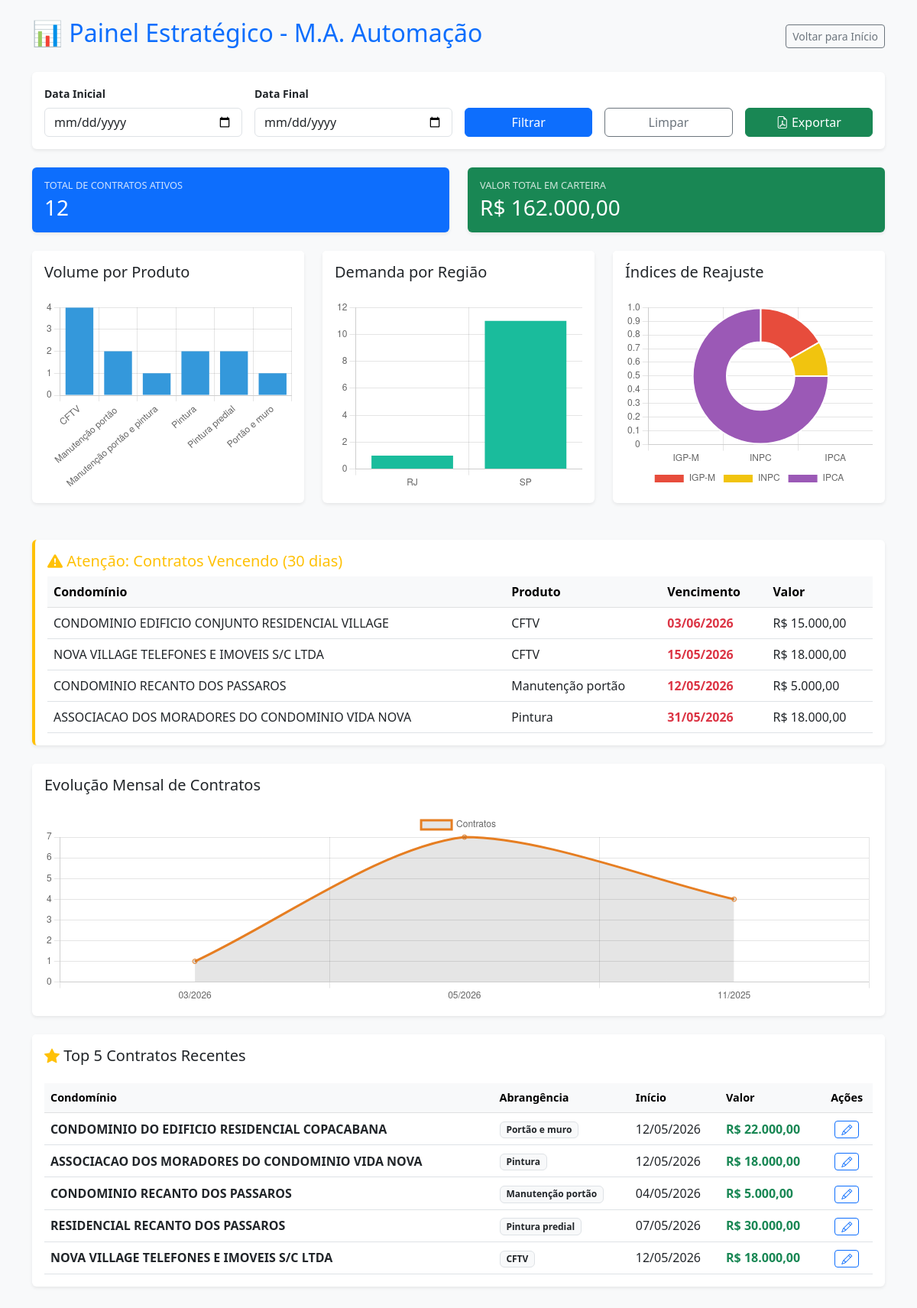
The page /dashboard (signed in) on the database its author committed.
### app.py (models this page shows, shortened)
class ContratCond(db.Model):
    id = db.Column(db.Integer, primary_key=True)
    nome = db.Column(db.String(100), nullable=False)
    cnpj = db.Column(db.String(20), unique=True, nullable=False)
    endereco = db.Column(db.String(200), nullable=False)
    cep = db.Column(db.String(10), nullable=False)
    estado = db.Column(db.String(50), nullable=False)
    telefone = db.Column(db.String(20), nullable=False)
    email = db.Column(db.String(120), nullable=False)
    valor_contrato = db.Column(db.Numeric(10, 2), nullable=False)
    inicio_contrato = db.Column(db.Date, nullable=False)
    termino_contrato = db.Column(db.Date, nullable=True)
    abrangencia_contrato = db.Column(db.String(100), nullable=False)
    tipo_indice = db.Column(db.String(50), nullable=True)
    clausulas_adicionais = db.Column(db.Text, nullable=True)
    data_criacao = db.Column(db.DateTime, nullable=False, default=datetime.utcnow)

### app.py (the view)
@app.route('/dashboard')
@login_required
def dashboard():
    data_inicio = request.args.get('data_inicio')
    data_fim = request.args.get('data_fim')
    query = ContratCond.query
    if data_inicio:
        query = query.filter(ContratCond.data_criacao >= data_inicio)
    if data_fim:
        query = query.filter(ContratCond.data_criacao <= data_fim)
    contratos_filtrados = query.all()
    total_financeiro = sum(c.valor_contrato for c in contratos_filtrados if c.valor_contrato)
    stats_reajuste = query.with_entities(
        ContratCond.tipo_indice, func.count(ContratCond.id)
    ).group_by(ContratCond.tipo_indice).all()
    labels_reajuste = [item[0] if item[0] else "Não Informado" for item in stats_reajuste]
    valores_reajuste = [item[1] for item in stats_reajuste]
    hoje = datetime.now()
    prazo_30 = hoje + timedelta(days=30)
    alertas_vencimento = ContratCond.query.filter(
        ContratCond.termino_contrato >= hoje,
        ContratCond.termino_contrato <= prazo_30
    ).all()
    stats_produtos = query.with_entities(
        ContratCond.abrangencia_contrato,
        func.count(ContratCond.id)
    ).group_by(ContratCond.abrangencia_contrato).all()
    labels_prod = [item[0] if item[0] else "Outros" for item in stats_produtos]
    valores_prod = [item[1] for item in stats_produtos]
    stats_regioes = query.with_entities(
        ContratCond.estado,
        func.count(ContratCond.id)
    ).group_by(ContratCond.estado).all()
    labels_regiao = [item[0] if item[0] else "N/A" for item in stats_regioes]
    valores_regiao = [item[1] for item in stats_regioes]
    stats_mensal = query.with_entities(
        func.strftime('%m/%Y', ContratCond.data_criacao),
        func.count(ContratCond.id)
    ).group_by(func.strftime('%m/%Y', ContratCond.data_criacao)).all()
    labels_mensal = [item[0] for item in stats_mensal]
    valores_mensal = [item[1] for item in stats_mensal]
    top_5_recentes = ContratCond.query.order_by(ContratCond.data_criacao.desc()).limit(5).all()
    return render_template('dashboard.html',
                           labels_prod=labels_prod, valores_prod=valores_prod,
                           labels_regiao=labels_regiao, valores_regiao=valores_regiao,
                           labels_mensal=labels_mensal, valores_mensal=valores_mensal,
                           total_financeiro=total_financeiro,
                           labels_reajuste=labels_reajuste, valores_reajuste=valores_reajuste,
                           alertas_vencimento=alertas_vencimento,
                           top_5_recentes=top_5_recentes) # <--- ESSA LINHA É FUNDAMENTAL

### app.py (called while the page is built)
@login_manager.user_loader
def load_user(user_id):
    try:
        return User.query.get(int(user_id))
    except ValueError:
        return None

### templates/dashboard.html (shortened to what this page needs)
<!DOCTYPE html>
<html lang="pt-br">
<head>
    <link href="https://cdn.jsdelivr.net/npm/bootstrap@5.3.0/dist/css/bootstrap.min.css" rel="stylesheet">
    <link rel="stylesheet" href="https://cdn.jsdelivr.net/npm/bootstrap-icons@1.10.0/font/bootstrap-icons.css">
</head>
<body class="bg-light">
<div class="container mt-4">
    <div class="d-flex justify-content-between align-items-center mb-4">
        <h2 class="text-primary">📊 Painel Estratégico - M.A. Automação</h2>
        <a href="{{ url_for('index') }}" class="btn btn-outline-secondary btn-sm">Voltar para Início</a>
    </div>
    <div class="card shadow-sm border-0 mb-4">
        <div class="card-body">
            <form method="GET" action="{{ url_for('dashboard') }}" class="row g-3 align-items-end">
                <div class="col-md-3">
                    <label class="form-label small fw-bold">Data Inicial</label>
                    <input type="date" name="data_inicio" class="form-control" value="{{ request.args.get('data_inicio', '') }}">
                </div>
                <div class="col-md-3">
                    <label class="form-label small fw-bold">Data Final</label>
                    <input type="date" name="data_fim" class="form-control" value="{{ request.args.get('data_fim', '') }}">
                </div>
                <div class="col-md-2">
                    <button type="submit" class="btn btn-primary w-100">Filtrar</button>
                </div>
                <div class="col-md-2">
                    <a href="{{ url_for('dashboard') }}" class="btn btn-outline-secondary w-100">Limpar</a>
                </div>
                <div class="col-md-2">
                    <button type="button" onclick="window.print()" class="btn btn-success w-100">
                        <i class="bi bi-file-earmark-pdf"></i> Exportar
                    </button>
                </div>
            </form>
        </div>
    </div>
    <div class="row mb-4">
        <div class="col-md-6">
            <div class="card shadow-sm border-0 bg-primary text-white h-100">
                <div class="card-body">
                    <h6 class="text-uppercase mb-1" style="font-size: 0.8rem; opacity: 0.8;">Total de Contratos Ativos</h6>
                    <h3 class="mb-0">{{ valores_prod|sum }}</h3>
                </div>
            </div>
        </div>
        <div class="col-md-6">
            <div class="card shadow-sm border-0 bg-success text-white h-100">
                <div class="card-body">
                    <h6 class="text-uppercase mb-1" style="font-size: 0.8rem; opacity: 0.8;">Valor Total em Carteira</h6>
                    <h3 class="mb-0">R$ {{ "{:,.2f}".format(total_financeiro).replace(',','v').replace('.',',').replace('v','.') }}</h3>
                </div>
            </div>
        </div>
    </div>
    <div class="row mb-4">
        <div class="col-md-4 mb-4">
            <div class="card shadow-sm border-0 h-100">
                <div class="card-header bg-white border-0 pt-3"><h5 class="card-title mb-0">Volume por Produto</h5></div>
                <div class="card-body"><div style="height:250px;"><canvas id="chartProdutos"></canvas></div></div>
            </div>
        </div>
        <div class="col-md-4 mb-4">
            <div class="card shadow-sm border-0 h-100">
                <div class="card-header bg-white border-0 pt-3"><h5 class="card-title mb-0">Demanda por Região</h5></div>
                <div class="card-body"><div style="height:250px;"><canvas id="chartRegioes"></canvas></div></div>
            </div>
        </div>
        <div class="col-md-4 mb-4">
            <div class="card shadow-sm border-0 h-100">
                <div class="card-header bg-white border-0 pt-3"><h5 class="card-title mb-0">Índices de Reajuste</h5></div>
                <div class="card-body"><div style="height:250px;"><canvas id="chartReajuste"></canvas></div></div>
            </div>
        </div>
    </div>
    {% if alertas_vencimento %}
    <div class="row mb-4">
        <div class="col-md-12">
            <div class="card border-0 shadow-sm border-start border-warning border-4">
                <div class="card-body">
                    <h5 class="text-warning"><i class="bi bi-exclamation-triangle-fill"></i> Atenção: Contratos Vencendo (30 dias)</h5>
                    <div class="table-responsive">
                        <table class="table table-hover align-middle mb-0">
                            <thead class="table-light">
                                <tr>
                                    <th>Condomínio</th>
                                    <th>Produto</th>
                                    <th>Vencimento</th>
                                    <th>Valor</th>
                                </tr>
                            </thead>
                            <tbody>
                                {% for contrato in alertas_vencimento %}
                                <tr>
                                    <td>{{ contrato.nome }}</td>
                                    <td>{{ contrato.abrangencia_contrato }}</td>
                                    <td class="text-danger fw-bold">{{ contrato.termino_contrato.strftime('%d/%m/%Y') }}</td>
                                    <td>R$ {{ "{:,.2f}".format(contrato.valor_contrato).replace(',','v').replace('.',',').replace('v','.') }}</td>
                                </tr>
                                {% endfor %}
                            </tbody>
                        </table>
                    </div>
                </div>
            </div>
        </div>
    </div>
    {% endif %}
    <div class="row mb-4">
        <div class="col-md-12">
            <div class="card shadow-sm border-0">
                <div class="card-header bg-white border-0 pt-3"><h5 class="card-title mb-0">Evolução Mensal de Contratos</h5></div>
                <div class="card-body"><div style="height:250px;"><canvas id="chartMensal"></canvas></div></div>
            </div>
        </div>
    </div>
    <div class="row mb-5">
        <div class="col-md-12">
            <div class="card shadow-sm border-0">
                <div class="card-header bg-white border-0 pt-3">
                    <h5 class="card-title mb-0"><i class="bi bi-star-fill text-warning"></i> Top 5 Contratos Recentes</h5>
                </div>
                <div class="card-body">
                    <div class="table-responsive">
                        <table class="table table-hover align-middle mb-0">
                            <thead class="table-light">
                                <tr style="font-size: 0.9rem;">
                                    <th>Condomínio</th>
                                    <th>Abrangência</th>
                                    <th>Início</th>
                                    <th>Valor</th>
                                    <th class="text-center">Ações</th>
                                </tr>
                            </thead>
                            <tbody>
                                {% for contrato in top_5_recentes %}
                                <tr>
                                    <td class="fw-bold">{{ contrato.nome }}</td>
                                    <td><span class="badge bg-light text-dark border">{{ contrato.abrangencia_contrato }}</span></td>
                                    <td>{{ contrato.inicio_contrato.strftime('%d/%m/%Y') }}</td>
                                    <td class="text-success fw-bold">R$ {{ "{:,.2f}".format(contrato.valor_contrato).replace(',','v').replace('.',',').replace('v','.') }}</td>
                                    <td class="text-center">
                                        <a href="{{ url_for('editar_contrato', contrato_id=contrato.id) }}" class="btn btn-sm btn-outline-primary py-0">
                                            <i class="bi bi-pencil"></i>
                                        </a>
                                    </td>
                                </tr>
                                {% endfor %}
                            </tbody>
                        </table>
                    </div>
                </div>
            </div>
        </div>
    </div>
</div> <script>
    const chartOptions = { responsive: true, maintainAspectRatio: false, plugins: { legend: { display: false } } };
    // Bar Charts
    new Chart(document.getElementById('chartProdutos'), { type: 'bar', data: { labels: {{ labels_prod|tojson }}, datasets: [{ data: {{ valores_prod|tojson }}, backgroundColor: '#3498db' }] }, options: chartOptions });
    new Chart(document.getElementById('chartRegioes'), { type: 'bar', data: { labels: {{ labels_regiao|tojson }}, datasets: [{ data: {{ valores_regiao|tojson }}, backgroundColor: '#1abc9c' }] }, options: chartOptions });
    // Gráfico de Rosca
    new Chart(document.getElementById('chartReajuste'), {
        type: 'doughnut',
        data: {
            labels: {{ labels_reajuste|tojson }},
            datasets: [{ data: {{ valores_reajuste|tojson }}, backgroundColor: ['#e74c3c', '#f1c40f', '#9b59b6', '#34495e'] }]
        },
        options: { ...chartOptions, plugins: { legend: { display: true, position: 'bottom' } } }
    });
    // Line Chart
    new Chart(document.getElementById('chartMensal'), {
        type: 'line',
        data: { labels: {{ labels_mensal|tojson }}, datasets: [{ label: 'Contratos', data: {{ valores_mensal|tojson }}, borderColor: '#e67e22', fill: true, tension: 0.3 }] },
        options: { ...chartOptions, plugins: { legend: { display: true } } }
    });
</script>
</body>
</html>

### rows shown on the page
ContratCond: nome "CONDOMINIO EDIFICIO CONJUNTO RESIDENCIAL VILLAGE", abrangencia_contrato "CFTV", termino_contrato "03/06/2026", valor_contrato "15.000,00"
ContratCond: nome "NOVA VILLAGE TELEFONES E IMOVEIS S/C LTDA", abrangencia_contrato "CFTV", termino_contrato "15/05/2026", valor_contrato "18.000,00", inicio_contrato "12/05/2026"
ContratCond: nome "CONDOMINIO RECANTO DOS PASSAROS", abrangencia_contrato "Manutenção portão", termino_contrato "12/05/2026", valor_contrato "5.000,00", inicio_contrato "04/05/2026"
ContratCond: nome "ASSOCIACAO DOS MORADORES DO CONDOMINIO VIDA NOVA", abrangencia_contrato "Pintura", termino_contrato "31/05/2026", valor_contrato "18.000,00", inicio_contrato "12/05/2026"
ContratCond: nome "CONDOMINIO DO EDIFICIO RESIDENCIAL COPACABANA", abrangencia_contrato "Portão e muro", inicio_contrato "12/05/2026", valor_contrato "22.000,00"
ContratCond: nome "RESIDENCIAL RECANTO DOS PASSAROS", abrangencia_contrato "Pintura predial", inicio_contrato "07/05/2026", valor_contrato "30.000,00"

### other values the page prints
{{ valores_prod|sum }} "12"
chart data {{ valores_prod|tojson }} [4, 2, 1, 2, 2, 1]
chart data {{ labels_regiao|tojson }} ["RJ", "SP"]
chart data {{ valores_regiao|tojson }} [1, 11]
